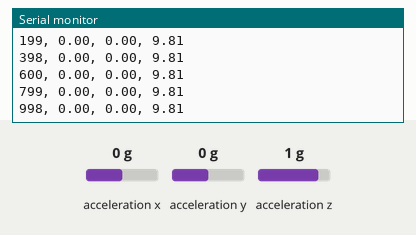
Recording of a sketch running on a simulated Arduino Leonardo, built with avr-gcc and run on an emulated ATmega32U4. Shown: the last lines printed to the serial monitor. The inputs (shaded band) are chosen by the test bench; at power-on: acceleration x 0 g, acceleration y 0 g, acceleration z 1 g. Storage starts empty.

Above: at 1.2 s.
1.3 s: acceleration x set to -1.4 g
At 1.36 s:
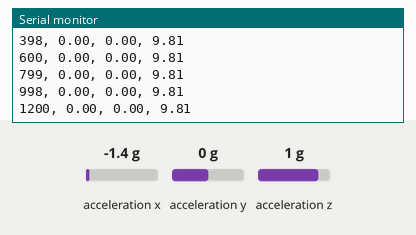
2.8 s: acceleration y set to -1.4 g
At 2.96 s:
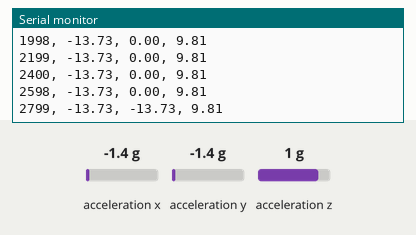
4.3 s: acceleration z set to -1.4 g
At 4.36 s:
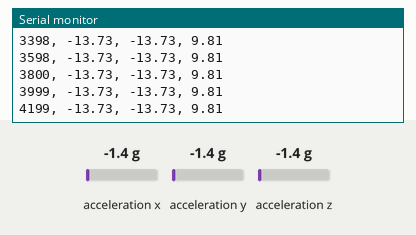
Timing chart, 0 to 7.3 s (numbered marks = the images above; inputs shaded):
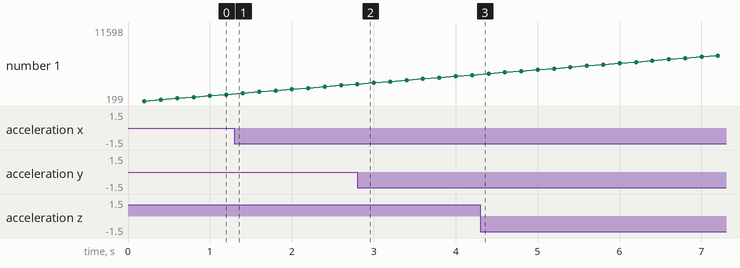

Measured:
- after the input at 2.8 s, the serial monitor: prints a new line at once (image 2)
- plotted number 1: 1200 → 2598 after the input at 1.3 s, 4199 → 11598 after the input at 4.3 s

The sketch:

eggdrop.ino
```cpp
#include <SPI.h>
#include <SD.h>
#include <Wire.h>
#include <RTClib.h>
#include <Adafruit_LIS3DH.h>
#include <Adafruit_Sensor.h>

//defines
// A simple data logger for the Arduino analog pins
#define LOG_INTERVAL  200 // mills between entries
#define ECHO_TO_SERIAL   1 // echo data to serial port

File myFile;

// The analog pins that connect to the sensors
//#define photocellPin 0           // analog 0
//#define tempPin 1                // analog 1

//objects & error
//RTC_DS1307 RTC; // define the Real Time Clock object
//RTC_DS3231 rtc; // define the Real Time Clock object
//DS3231 rtc(SDA,SCL);

// for the data logging shield, we use digital pin 9 for the SD cs line
const int chipSelect = 4;
//unsigned long previousMillis=0;

// Used for software SPI
#define LIS3DH_CLK 8
#define LIS3DH_MISO 3
#define LIS3DH_MOSI 6
// Used for hardware & software SPI
#define LIS3DH_CS 10

// software SPI
Adafruit_LIS3DH lis = Adafruit_LIS3DH(LIS3DH_CS, LIS3DH_MOSI, LIS3DH_MISO, LIS3DH_CLK);
// hardware SPI
//Adafruit_LIS3DH lis = Adafruit_LIS3DH(LIS3DH_CS);
// I2C
//Adafruit_LIS3DH lis = Adafruit_LIS3DH();


//setup
void setup() {
  #ifndef ESP8266
//  while (!Serial);     // will pause Zero, Leonardo, etc until serial console opens
  #endif
  // Open serial communications and wait for port to open:
  Serial.begin(9600);
  Serial.println("LIS3DH test!");

  if (! lis.begin(0x18)) {   // change this to 0x19 for alternative i2c address
    Serial.println("Couldnt start");
    while (1);
  }
  Serial.println("LIS3DH found!");

  lis.setRange(LIS3DH_RANGE_2_G);   // 2, 4, 8 or 16 G!

  Serial.print("Range = "); Serial.print(2 << lis.getRange());
  Serial.println("G");

 // initialize the SD card
  Serial.print("Initializing SD card...");
//  // make sure that the default chip select pin is set to
//  // output, even if you don't use it:
//  pinMode(9, OUTPUT);

  // see if the card is present and can be initialized:
  if (!SD.begin(chipSelect)) {
    Serial.println("Card failed, or not present");
    // don't do anything more:
    return;
  }
  Serial.println("card initialized.");

//  Serial.print("Logging to: ");
//  Serial.println(filename);

// rtc.adjust(DateTime(__DATE__, __TIME__));
// rtc.begin();
 Wire.begin();

// if (! rtc.begin()) {
//    Serial.println("RTC is NOT running!");
// following line sets the RTC to the date & time this sketch was compiled
// uncomment it & upload to set the time, date and start run the RTC!
//    rtc.adjust(DateTime(__DATE__, __TIME__));
//  }
//////
//  if (!RTC.begin()) {
//    logfile.println("RTC failed");
//#if ECHO_TO_SERIAL
//    Serial.println("RTC failed");
//#endif  //ECHO_TO_SERIAL
//  }

//  myFile.println("millis,time,x,y,z");
//#if ECHO_TO_SERIAL
//  Serial.println("millis,time,x,y,z");
//#endif

//#if ECHO_TO_SERIAL// attempt to write out the header to the file
//  if (logfile.writeError || !logfile.sync()) {
//    error("write header");
}

//  pinMode(redLEDpin, OUTPUT);
//  pinMode(greenLEDpin, OUTPUT);

   // If you want to set the aref to something other than 5v
  //analogReference(EXTERNAL);


//main loop
//timestamping
void loop()
{
//  unsigned long previousMillis=0;
//  unsigned long LOG_INTERVAL1=200;
  myFile = SD.open("eggdrop.txt", FILE_WRITE);
  if (myFile)
{
//    Serial.print("Writing to test.txt...");
//    myFile.println("testing 1, 2, 3.");


     // get current time stamp
   // only need one for both if-statements
//   unsigned long currentMillis = millis();

//   if ((unsigned long)(currentMillis - previousMillis) >= LOG_INTERVAL1) {
//   previousMillis = currentMillis;

//  DateTime now;

  // delay for the amount of time we want between readings
  delay((LOG_INTERVAL -1) - (millis() % LOG_INTERVAL));


  // log milliseconds since starting
  uint32_t m = millis();
  myFile.print(m);           // milliseconds since start
  myFile.print(", ");
#if ECHO_TO_SERIAL
  Serial.print(m);         // milliseconds since start
  Serial.print(", ");
#endif

  // fetch the time

//  now = rtc.now();
  // log time
//  myFile.print(now.get()); // seconds since 2000
//  myFile.print(", ");
//  myFile.print(now.year(), DEC);
//  myFile.print("/");
//  myFile.print(now.month(), DEC);
//  myFile.print("/");
//  myFile.print(now.day(), DEC);
//  myFile.print(" ");
//  myFile.print(now.hour(), DEC);
//  myFile.print(":");
//  myFile.print(now.minute(), DEC);
//  myFile.print(":");
//  myFile.print(now.second(), DEC);
#if ECHO_TO_SERIAL
//  Serial.print(now.get()); // seconds since 2000
//  Serial.print(", ");
//  Serial.print(now.year(), DEC);
//  Serial.print("/");
//  Serial.print(now.month(), DEC);
//  Serial.print("/");
//  Serial.print(now.day(), DEC);
//  Serial.print(" ");
//  Serial.print(now.hour(), DEC);
//  Serial.print(":");
//  Serial.print(now.minute(), DEC);
//  Serial.print(":");
//  Serial.print(now.second(), DEC);
#endif //ECHO_TO_SERIAL

//logging data
//  lis.read();      // get X Y and Z data at once
  // Then print out the raw data
//  Serial.print("X:  "); Serial.print(lis.x);
//  Serial.print("  \tY:  "); Serial.print(lis.y);
//  Serial.print("  \tZ:  "); Serial.print(lis.z);

  /* Or....get a new sensor event, normalized */
  sensors_event_t event;
  lis.getEvent(&event);
  //  int tempReading = analogRead(tempPin);

 /* Display the results (acceleration is measured in m/s^2) */
//  Serial.print("\t\tX: "); Serial.print(event.acceleration.x);
//  Serial.print(" \tY: "); Serial.print(event.acceleration.y);
//  Serial.print(" \tZ: "); Serial.print(event.acceleration.z);
//  Serial.println(" m/s^2 ");u
//
//  Serial.println();

  float x = event.acceleration.x;
  float y = event.acceleration.y;
  float z = event.acceleration.z;

  myFile.print(", ");
  myFile.print(x);
  myFile.print(", ");
  myFile.print(y);
  myFile.print(", ");
  myFile.println(z);

#if ECHO_TO_SERIAL
//  Serial.print(", ");
  Serial.print(x);
  Serial.print(", ");
  Serial.print(y);
  Serial.print(", ");
  Serial.println(z);
#endif //ECHO_TO_SERIAL


//   }
myFile.close();
}
}
```
